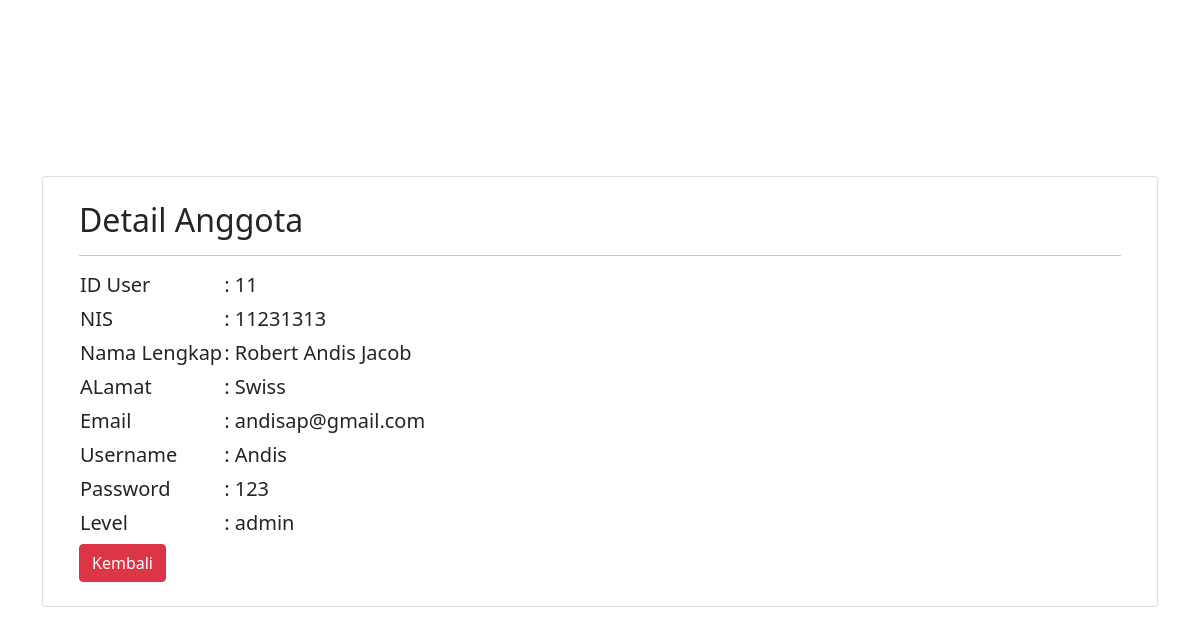
/admin/data/detail_anggota.php?IDuser=11, run on the app's committed database.
### tables this page shows
CREATE TABLE `user` (
  `IDuser` int(11) NOT NULL,
  `username` varchar(255) NOT NULL,
  `password` varchar(255) NOT NULL,
  `email` varchar(255) NOT NULL,
  `nis` varchar(255) NOT NULL,
  `namalengkap` varchar(255) NOT NULL,
  `alamat` text NOT NULL,
  `level` enum('admin','petugas','peminjam') NOT NULL
);

### admin/data/detail_anggota.php (the view, shortened to what this page needs)
<!doctype html>
<html lang="en">
  <head>
 <link rel="stylesheet" href="../../bts/css/bootstrap.min.css">
</head>
  <body>
    <div class="container" style ="margin-top: 11rem;">
        <div class="card">
            <div class="row m-4">
                <?php
                include '../../koneksi/koneksi.php';
                    if (isset($_GET['IDuser'])) {
                        $IDuser = $_GET['IDuser'];
                    }else{
                        die ("Error, Data Tidak Ditemukan");
                    }
                    $query = mysqli_query($koneksi, "SELECT * FROM user WHERE IDuser='$IDuser'  ");
                    $result = mysqli_fetch_array($query);
                ?>
                <div class="col">
                     <h2>Detail Anggota</h2> <hr>
                    <table>
                        <tr>
                            <td><h5>ID User </h5></td>
                            <td><h5> : <?php echo $result['IDuser'];?></h5></td>
                        </tr>
                        <tr>
                            <td><h5>NIS </h5></td>
                            <td><h5> : <?php echo $result['nis'];?></h5></td>
                        </tr>
                        <tr>
                            <td><h5>Nama Lengkap </h5></td>
                            <td><h5> : <?php echo $result['namalengkap'];?></h5></td>
                        </tr>
                        <tr>
                            <td><h5>ALamat </h5></td>
                            <td><h5> : <?php echo $result['alamat'];?></h5></td>
                        </tr>
                        <tr>
                            <td><h5>Email</h5></td>
                            <td><h5> : <?php echo $result['email'];?></h5></td>
                        </tr>
                        <tr>
                            <td><h5>Username</h5></td>
                            <td><h5> : <?php echo $result['username'];?></h5></td>
                        </tr>
                        <tr>
                            <td><h5>Password</h5></td>
                            <td><h5> : <?php echo $result['password'];?></h5></td>
                        </tr>
                        <tr>
                            <td><h5>Level</h5></td>
                            <td><h5> : <?php echo $result['level']?></h5></td>
                        </tr>
                    </table>
                    <a href="../anggota.php"class="btn btn-danger">Kembali</a>
                </div>
            </div>
        </div>
    </div>
  </body>
</html>

### data on the page
user: IDuser "11", nis "11231313", namalengkap "Robert Andis Jacob", alamat "Swiss", email "andisap@gmail.com", username "Andis", password "123", level "admin"
